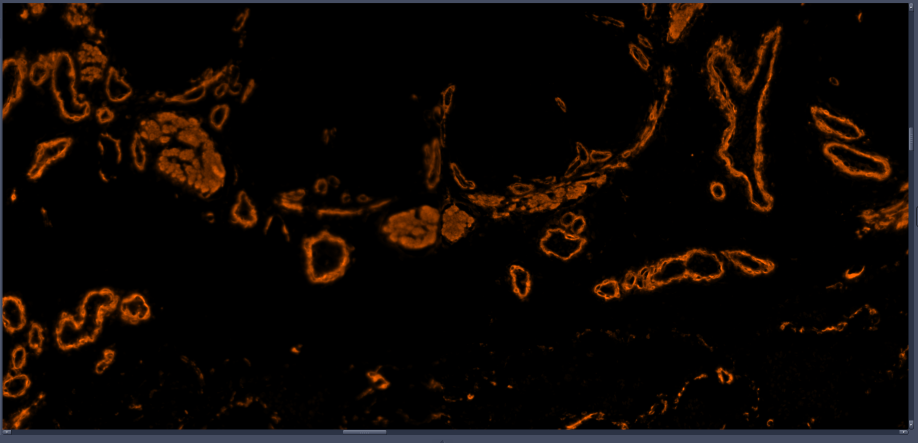
#> input picture Image4.png, 1835 x 885 px (shown at 1/2 size)
$ jupyter execute watershed_orange.ipynb   (older library calls are emulated)
#> lines starting #> are read from the running program, lines starting #| are printed output that depends on the picture; after the words box and inside, x2 and y2 are one past the last pixel; in counts of white or black regions, pixels touching at a corner belong together
[cell 1]
import cv2
import numpy as np
import matplotlib.pyplot as plt
import pandas as pd
# Load the image in grayscale
img = cv2.imread('Image4.png', cv2.IMREAD_GRAYSCALE)
#> img: shape (885, 1835); min 0, max 204, mean 10.3

_,ax = plt.subplots(1,1,figsize = (16,16))
plt.imshow(img)
plt.show()

[cell 2]
# Removing the noise in the middle of the image 5
for  y in range(len(img)):
    for x in range(len(img[0])):
        if img[y][x]  < 30:  # Adjust the pixel intensity threshold as needed
            img[y][x] = 0
#> img: shape (885, 1835); min 0, max 204, mean 9.5

[cell 3]
# Applying Laplacian edge detection
laplace = cv2.Laplacian(img, cv2.CV_64F)
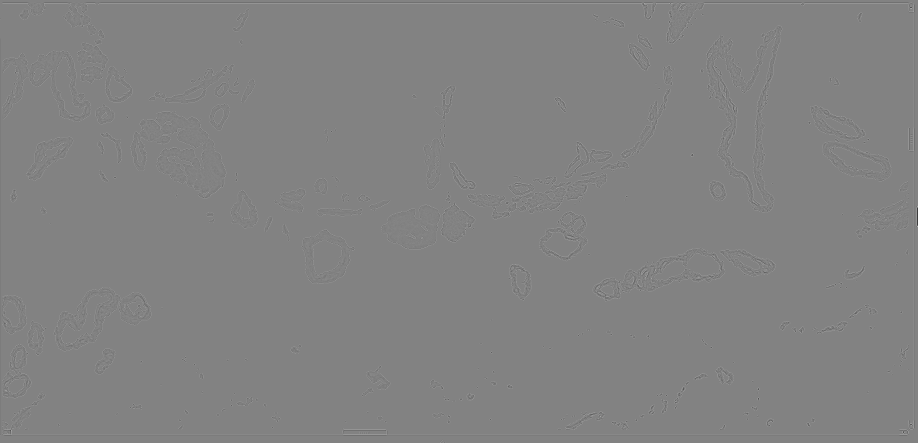
#> laplace: shape (885, 1835) float64 (shown at 1/2 size); min -285, max 271, mean 0; drawn with min black and max white
laplace = cv2.convertScaleAbs(laplace)
#Negating the Laplacian to get the positive edges
plt.imshow(-laplace)
plt.title("Laplacian Edges")
plt.axis('off')
plt.show()
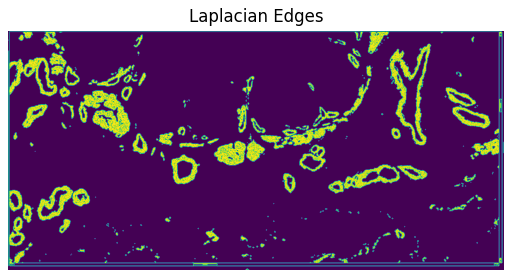
#> figure drawn by matplotlib, 1 panel

[cell 4]
# Convert to binary using Otsu threshold on the negated Laplacian
_, thresh = cv2.threshold(-laplace, 0, 255, cv2.THRESH_BINARY + cv2.THRESH_OTSU)
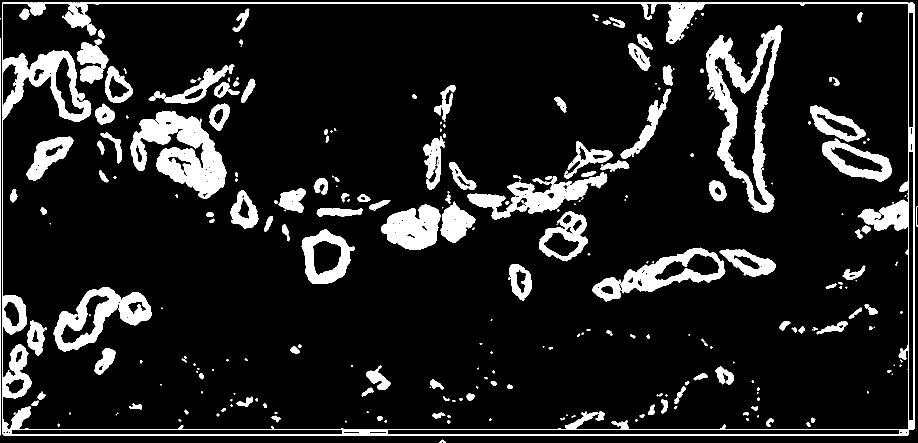
#> thresh: shape (885, 1835) (shown at 1/2 size); 11.5% white; 281 white regions (99 under 20 px), largest, box (x1, y1, x2, y2) and area: (4, 5, 1829, 871) 43736, (1412, 51, 1565, 425) 16221, (260, 222, 453, 397) 16078
plt.imshow(thresh, cmap='gray')
plt.title("Otsu Thresholding")
plt.axis('off')
plt.show()

[cell 5]
# Distance transform
dist = cv2.distanceTransform(thresh, cv2.DIST_L2, 5)
_, sure_fg = cv2.threshold(dist, 0.2 * dist.max(), 255, 0)
#> sure_fg: shape (885, 1835) float32; 6.3% white; 442 white regions (264 under 20 px), largest, box (x1, y1, x2, y2) and area: (1413, 52, 1564, 424) 10684, (262, 223, 452, 396) 8724, (5, 102, 181, 243) 5743
sure_fg = np.uint8(sure_fg)

# Background region
kernel = np.ones((3,3), np.uint8)
sure_bg = cv2.dilate(thresh, kernel, iterations=3)
#> sure_bg: shape (885, 1835); 21.3% white; 128 white regions, largest, box (x1, y1, x2, y2) and area: (0, 2, 1835, 874) 119400, (896, 128, 1352, 442) 27134, (1398, 48, 1568, 428) 25692

# Unknown region
unknown = cv2.subtract(sure_bg, sure_fg)
#> unknown: shape (885, 1835); 15% white; 843 white regions (541 under 20 px), largest, box (x1, y1, x2, y2) and area: (0, 2, 1835, 874) 93247, (896, 128, 1352, 442) 15854, (1398, 48, 1568, 428) 13389

# Marker labelling
_, markers = cv2.connectedComponents(sure_fg)
#> markers: shape (885, 1835) int32; 443 distinct labels, from 0 to 442

markers = markers + 1
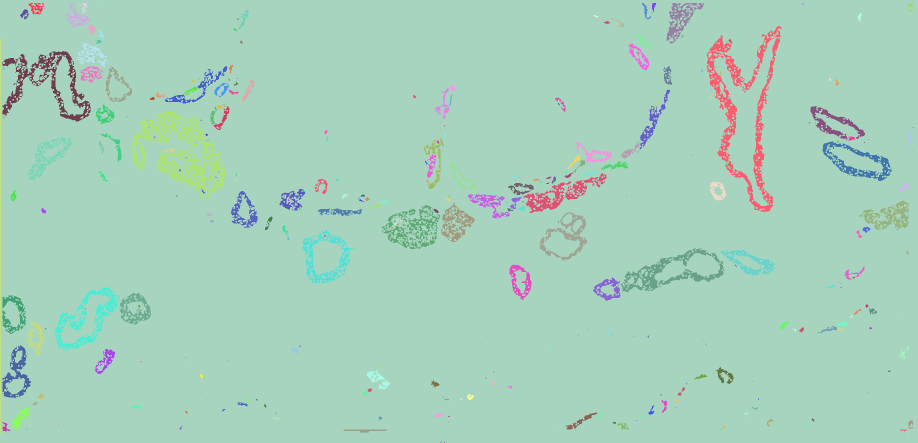
#> markers: shape (885, 1835) int32 (shown at 1/2 size); 443 distinct labels, from 1 to 443; one colour per label, 0 black
markers[unknown == 255] = 0

# Watershed
img_color = cv2.cvtColor(img, cv2.COLOR_GRAY2RGB)
markers = cv2.watershed(img_color, markers)
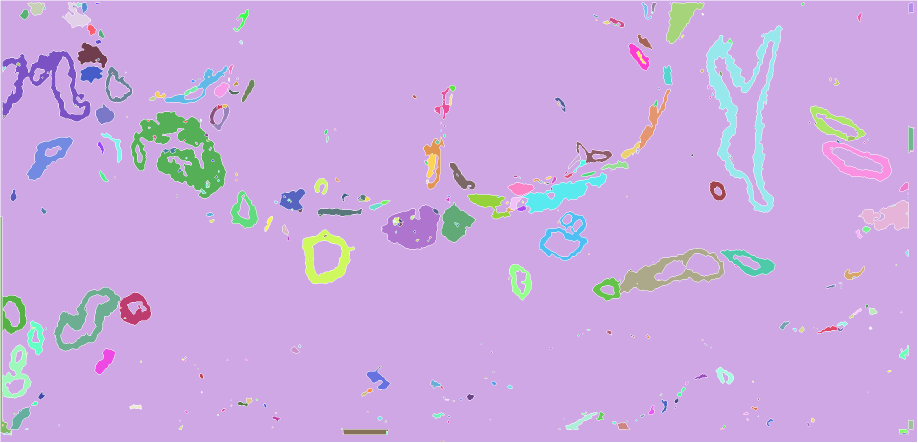
#> markers: shape (885, 1835) int32 (shown at 1/2 size); 444 distinct labels, from -1 to 443; one colour per label, 0 black, -1 white

# Visualize
plt.imshow(markers, cmap='jet')
plt.title("Watershed Segmentation")
plt.axis('off')
plt.show()

[cell 6]
# Refining the watershed model using fourier descriptors
contour_list = list()
length_list = list()
img_color = cv2.imread('Image4.png', cv2.IMREAD_COLOR_RGB)
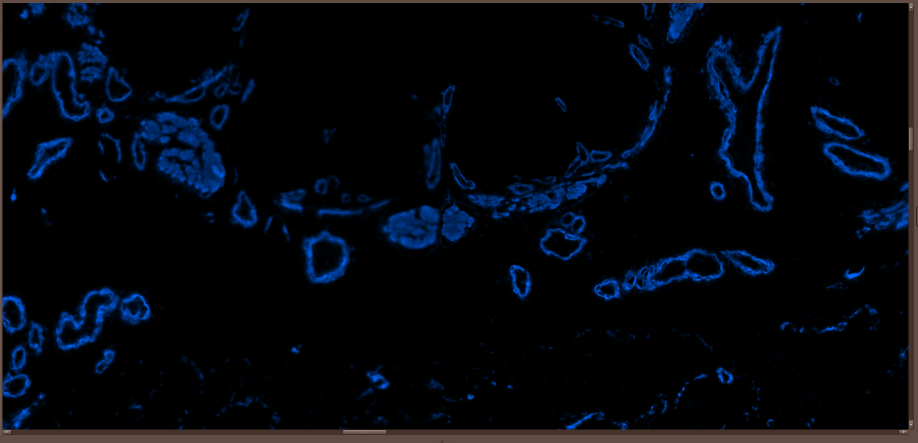
#> img_color: shape (885, 1835, 3) (shown at 1/2 size); mean B, G, R 14.8, 8.1, 4.3

MAX_LEN = 3000 # gets rid of entire picture level contour (no reason as to the exact number)
MIN_LEN = 20 #placeholder for now

# Loop through each unique marker label (except for -1 and 1 which represent boundaries and background)
for label in np.unique(markers):
    if label == -1 or label == 1:
        continue
# Create a binary mask for the current marker label
    mask = np.zeros_like(markers, dtype=np.uint8)
    mask[markers == label] = 255
# Find contours in the mask
    contours, _ = cv2.findContours(mask, cv2.RETR_EXTERNAL, cv2.CHAIN_APPROX_NONE)
    if len(contours) == 0:
        continue
    contour = contours[0]
# Convert contour points to complex numbers for Fourier analysis
    contour_complex = np.empty(contour.shape[0], dtype=complex)
    for i in range(contour.shape[0]):
        contour_complex[i] = complex(contour[i][0][0], contour[i][0][1])
# Perform Fourier Transform and keep only the first n_descriptors coefficients
    fourier_result = np.fft.fft(contour_complex)
    # Use a fixed number of descriptors to reconstruct the contour (adjust as needed)
    k = 50
    # Truncate the Fourier coefficients to keep only the first k descriptors
    fourier_result[k:-k] = 0
    # Reconstruct the contour from the truncated Fourier coefficients
    contour_reconstructed = np.fft.ifft(fourier_result)
# Convert the reconstructed contour back to integer coordinates
    contour_reconstructed = np.array([[int(pt.real), int(pt.imag)] for pt in contour_reconstructed], dtype=np.int32)
    # Filter contours based on length and draw them on the original image
    if len(contour_reconstructed) < MAX_LEN and len(contour_reconstructed) > MIN_LEN:
        contour_list.append(contour_reconstructed)
        length_list.append(len(contour_reconstructed))
        cv2.drawContours(img_color, [contour_reconstructed], -1, (0, 255, 0), 2)
#> this loop made 444 passes
#> contours on passes 8, 13, 16: 1 contour, all with area under 20, 1 contour, all with area under 20, 1 contour, all with area under 20
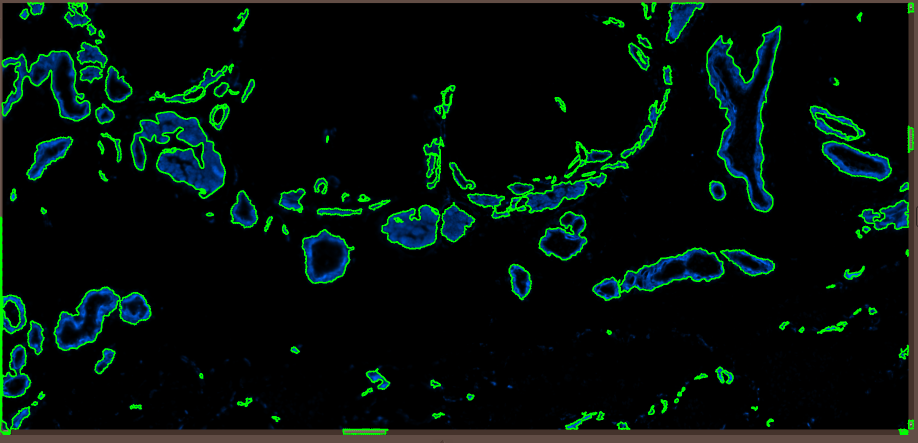
#> img_color: shape (885, 1835, 3) (shown at 1/2 size); 4.16% of pixels changed, all inside (x1, y1, x2, y2) = (0, 4, 1829, 870)
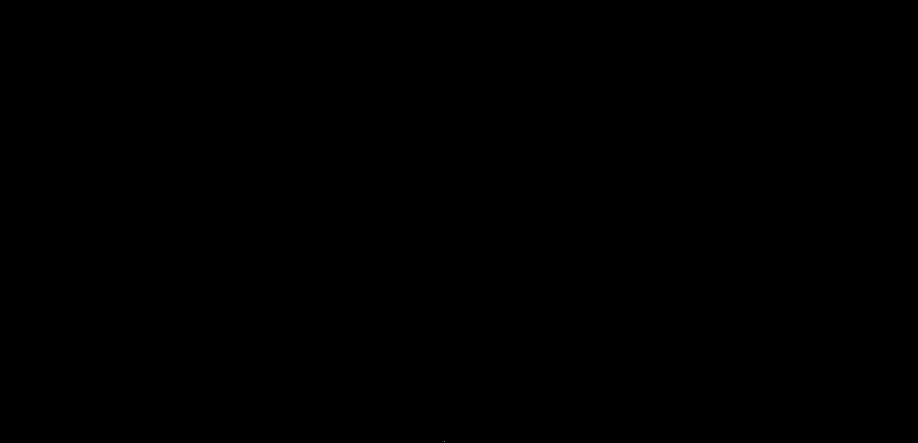
#> mask: shape (885, 1835) (shown at 1/2 size); 0% white in thin lines or dots, all inside (x1, y1, x2, y2) = (888, 883, 889, 884)
#> after the loop, contour_list = 161 items; length_list = 161 values, max 1123 at index 14, min 21 at index 69, mean 121.1

[cell 7]
# Display the original image with the reconstructed contours
_,ax = plt.subplots(1,1,figsize = (16,16))
plt.imshow(img_color)
plt.axis('off')
plt.show()

[cell 8]
import pandas as pd

# Function to describe contours and calculate area and cell count
def describe_contours(contour_list, gray_img):
    areas = []

    #loop through each contour and calculate area
    for contour in contour_list:
        area = cv2.contourArea(contour)
        areas.append(area)
        # Mask the contour area to calculate intensity statistics if needed (not implemented here but can be added)
        mask = np.zeros(gray_img.shape, dtype=np.uint8)
        cv2.fillPoly(mask, [contour], 255)
#> this loop made 161 passes
#> area on passes 1 to 3: 491, 1062.5, 49
#> mask: shape (885, 1835); 0% white in thin lines or dots, all inside (x1, y1, x2, y2) = (1800, 865, 1816, 869)
#> after the loop, areas = 161 values, max 25584.5 at index 14, min 15 at index 148, mean 1070.6


    # Convert areas to a numpy array for easier calculations
    areas = np.array(areas)


  #Printing the cell count by finding the total number of contours
    print(f"Total structures detected: {len(contour_list)}")
#| Total structures detected: 161
    #Printing area statistics such as total area, mean area, and standard deviation of area
    print(f"\nArea (pixels):")
    print(f"  Total Area: {areas.sum():.2f}")
#|   Total Area: 172364.50
    print(f"  Mean Area: {areas.mean():.2f}")
#|   Mean Area: 1070.59
    print(f"  Std of Area: {areas.std():.2f}")
#|   Std of Area: 2848.43


describe_contours(contour_list, img)

[cell 9]
fresh_overlay = cv2.imread("Image4.png", cv2.IMREAD_COLOR_RGB)
# Classify contours based on area, circularity, and center darkness
def classify_contour(contour, gray_img):
    # Compute area and perimeter for circularity
    area = cv2.contourArea(contour)
    perimeter = cv2.arcLength(contour, True)
    # Avoid division by zero for very small contours
    if perimeter == 0:
        return 'unknown'
    # Calculate circularity using the circularity formula: C = 4π * Area / Perimeter^2
    circularity = (4 * np.pi * area) / (perimeter ** 2)

    # Checking the circularity to distinguish elongated membranes from rings and solids
    if circularity > 0.25:

        # get center darkness by eroding the filled contour and comparing mean intensity to see if it's a ring (dark center) or solid (bright center)
        filled = np.zeros(gray_img.shape, dtype=np.uint8)
        cv2.fillPoly(filled, [contour], 255)
        eq_radius = np.sqrt(area / np.pi)
        n_iters = max(2, int(eq_radius * 0.35))
        center_mask = cv2.erode(filled, np.ones((3,3), np.uint8), iterations=n_iters)

        # Calculate the mean intensity of the center region and compare it to the overall mean intensity of the contour area
        if center_mask.sum() > 0:
            center_mean = np.mean(gray_img[center_mask == 255])
            overall_mean = np.mean(gray_img[filled == 255])
            ratio = center_mean / overall_mean if overall_mean > 0 else 1.0
        #if eroded to nothing = thin walls = ring
        else:
            ratio = 0.0

       #Checking pixel ratio to distinguish rings from solids
        if ratio < 0.65:
            return 'ring'
        else:
            return 'solid'
    # If circularity is low, classify as membrane
    else:
        return 'membrane'

# Colour guide for the overlay:
# Blue - ring structures
# Red   - elongated membranes
# Green   - muscles

#Create a dictionary to count the number of each structure type
counts = {'ring': 0, 'membrane': 0, 'solid': 0}
colour_map = {
    'ring':     (0,   0,   255),
    'membrane': (255, 50,  50),
    'solid':    (0,   255, 0),
}
# Looping through each contour, classifying it, counting the types, and drawing it on the overlay with the corresponding color
for contour in contour_list:
    label = classify_contour(contour, img)
    counts[label] += 1
    cv2.drawContours(fresh_overlay, [contour], -1, colour_map[label], 2)
#> this loop made 161 passes
#> (area in classify_contour, perimeter in classify_contour, circularity in classify_contour, eq_radius in classify_contour, n_iters in classify_contour, center_mean in classify_contour, overall_mean in classify_contour, ratio in classify_contour) on passes 1, 4, 6: (491, 125.9, 0.39, 12.5, 4, 85.83, 73.11, 1.17), (141, 66.46, 0.401, 6.7, 2, 82.11, 64.93, 1.26), (69.5, 48.38, 0.373, 4.7, 2, 74.14, 60.22, 1.23)
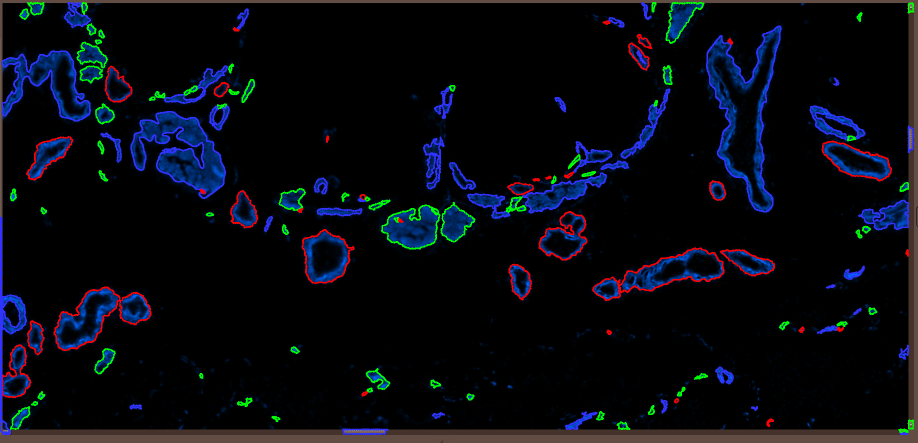
#> fresh_overlay: shape (885, 1835, 3) (shown at 1/2 size); 4.16% of pixels changed, all inside (x1, y1, x2, y2) = (0, 4, 1829, 870)
#> after the loop, counts = {'ring': 37, 'membrane': 52, 'solid': 72}

# Legend overlay to display the color coding for each structure type
_, ax = plt.subplots(1, 1, figsize=(16, 16))
plt.imshow(fresh_overlay)
plt.axis('off')
plt.title("Blue = Ring | Red = Membrane | Green = Solid", fontsize=14)
plt.show()

#Printing the count of each structure type
print(f"Rings: {counts['ring']}  |  Membranes: {counts['membrane']}  |  Solids: {counts['solid']}")
#| Rings: 37  |  Membranes: 52  |  Solids: 72

[cell 10]
# Load original orange channel image
img = cv2.imread("Image4.png", cv2.IMREAD_COLOR)
#> img is the input picture: shape (885, 1835, 3); mean B, G, R 4.3, 8.1, 14.8
overlay = cv2.cvtColor(img, cv2.COLOR_BGR2RGB)

# Load ground-truth contours from CSV
gt_df = pd.read_csv("orange_gt.csv")
#> (reads orange_gt.csv from the repository)

# Draw each contour in blue
for cid in gt_df["contour_id"].unique():
    pts = gt_df[gt_df["contour_id"] == cid][["x", "y"]].values.astype(np.int32)
    if len(pts) >= 3:
        cv2.polylines(overlay, [pts.reshape(-1, 1, 2)], True, (0, 80, 255), 2)
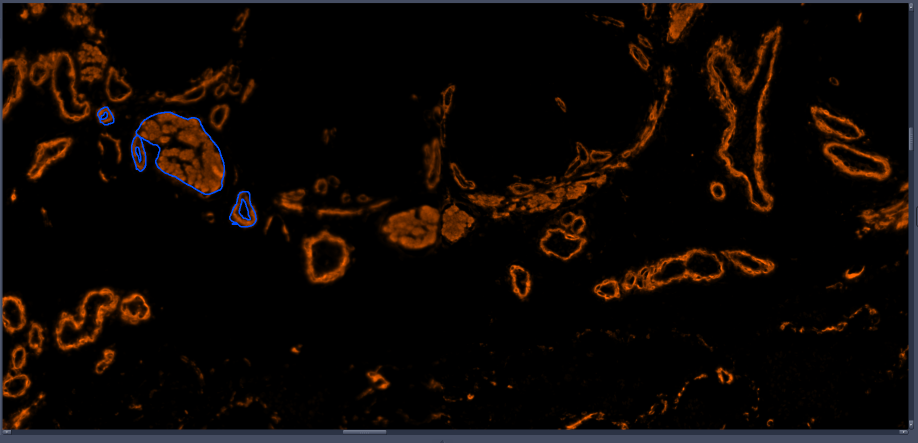
#> overlay: shape (885, 1835, 3) (shown at 1/2 size); 0.24% of pixels changed, all inside (x1, y1, x2, y2) = (194, 213, 514, 455)

# Display inline
plt.figure(figsize=(12, 6))
plt.imshow(overlay)
plt.title("Orange channel — Ground-truth contours")
plt.axis("off")
plt.show()
